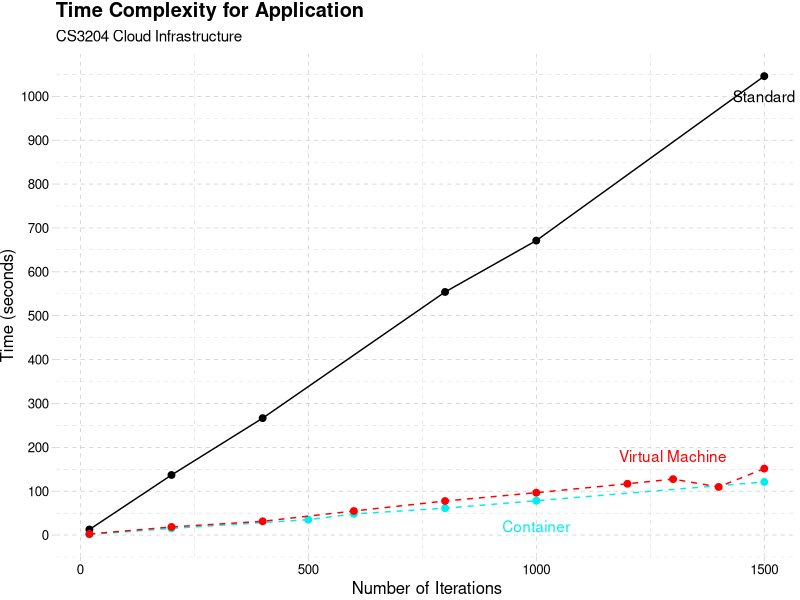

Write the R code that produced this figure.
library(ggplot2)
library(dplyr)
library(ggthemes)

x <- c(20, 200, 1500, 800, 400, 1000)
y <- c(12.56, 136.85, 1046, 554.04, 266.48, 671.18)
runtime_data <- tibble(x, y)
container_x <- c(1000, 1500, 20, 600, 200, 800, 500)
container_y <- c(78.18, 120.98, 1.375, 48.14, 15.10, 61.23, 35.00)
runtime_container <- tibble(container_x, container_y)
vm_x <- c(20, 200, 600, 1200, 1500, 1300, 800, 1000, 400, 1400)
vm_y <- c(2.37, 18.40, 54.78, 116.85, 151.48, 127.42, 77.53, 96.52, 31.34, 109.62)
vm_data <- tibble(vm_x, vm_y)

p <- runtime_data %>%
  ggplot(aes(x, y)) +
  geom_point(size = 2) +
  geom_line() +
  
  ggthemes::theme_pander(lp = "left") +
  labs(
    title = "Time Complexity for Application",
    subtitle = "CS3204 Cloud Infrastructure",
    x = "Number of Iterations",
    y = "Time (seconds)") +
  
  xlim(min(x), max(x)) +
  ylim(min(y), max(y)) +
  
  scale_y_continuous(breaks = round(seq(0, max(y), by = 100), 1)) +
  
  geom_point(data = runtime_container, aes(x = container_x, y = container_y),
             size = 2, col = "cyan2") +
  geom_line(data = runtime_container, aes(x = container_x, y = container_y),
            col = "cyan2", linetype = "dashed") +
  
  geom_point(data = vm_data, aes(x = vm_x, y = vm_y),
             col = "red", size = 2) +
  geom_line(data = vm_data, aes(x = vm_x, y = vm_y),
            col = "red", linetype = "dashed") +
  
  annotate("text", x = 1000, y = 20, label="Container", col = "cyan2") +
  annotate("text", x = 1500, y = 1000, label="Standard") +
  annotate("text", x = 1300,  y = 180, label="Virtual Machine", col="red")

plot(p)
